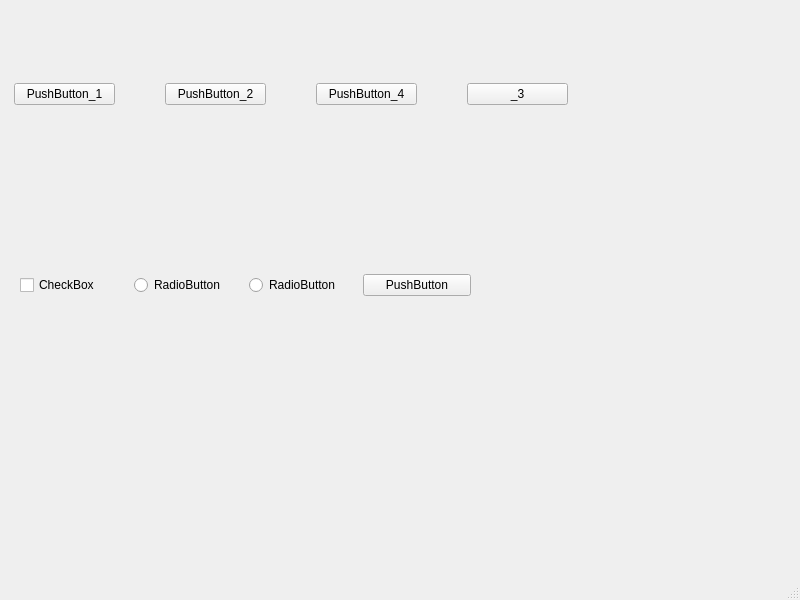
<?xml version="1.0" encoding="UTF-8"?>
<ui version="4.0">
 <class>MainWindow</class>
 <widget class="QMainWindow" name="MainWindow">
  <property name="geometry">
   <rect>
    <x>0</x>
    <y>0</y>
    <width>800</width>
    <height>600</height>
   </rect>
  </property>
  <property name="windowTitle">
   <string>MainWindow</string>
  </property>
  <widget class="QWidget" name="centralwidget">
   <widget class="QWidget" name="horizontalLayoutWidget">
    <property name="geometry">
     <rect>
      <x>20</x>
      <y>180</y>
      <width>451</width>
      <height>211</height>
     </rect>
    </property>
    <layout class="QHBoxLayout" name="horizontalLayout_2">
     <item>
      <widget class="QCheckBox" name="checkBox">
       <property name="text">
        <string>CheckBox</string>
       </property>
      </widget>
     </item>
     <item>
      <widget class="QRadioButton" name="radioButton_2">
       <property name="text">
        <string>RadioButton</string>
       </property>
      </widget>
     </item>
     <item>
      <widget class="QRadioButton" name="radioButton">
       <property name="text">
        <string>RadioButton</string>
       </property>
      </widget>
     </item>
     <item>
      <widget class="QPushButton" name="pushButton_5">
       <property name="text">
        <string>PushButton</string>
       </property>
      </widget>
     </item>
    </layout>
   </widget>
   <widget class="QWidget" name="">
    <property name="geometry">
     <rect>
      <x>14</x>
      <y>34</y>
      <width>554</width>
      <height>121</height>
     </rect>
    </property>
    <layout class="QHBoxLayout" name="horizontalLayout">
     <property name="spacing">
      <number>50</number>
     </property>
     <item>
      <widget class="QPushButton" name="pushButton">
       <property name="text">
        <string>PushButton_1</string>
       </property>
      </widget>
     </item>
     <item>
      <widget class="QPushButton" name="pushButton_2">
       <property name="text">
        <string>PushButton_2</string>
       </property>
      </widget>
     </item>
     <item>
      <widget class="QPushButton" name="pushButton_4">
       <property name="text">
        <string>PushButton_4</string>
       </property>
      </widget>
     </item>
     <item>
      <widget class="QPushButton" name="pushButton_3">
       <property name="text">
        <string>_3</string>
       </property>
      </widget>
     </item>
    </layout>
   </widget>
  </widget>
  <widget class="QMenuBar" name="menubar">
   <property name="geometry">
    <rect>
     <x>0</x>
     <y>0</y>
     <width>800</width>
     <height>23</height>
    </rect>
   </property>
  </widget>
  <widget class="QStatusBar" name="statusbar"/>
 </widget>
 <resources/>
 <connections/>
</ui>
